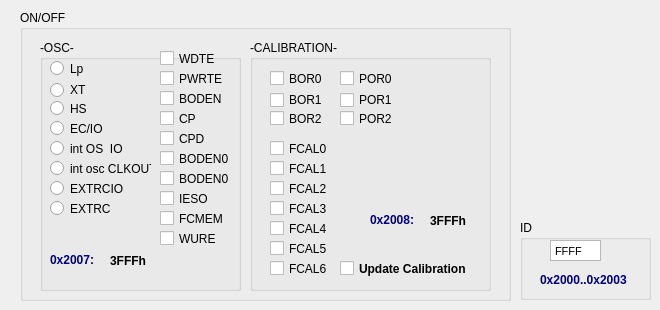
     <widget class="QWidget" name="page_7">
      <widget class="QGroupBox" name="groupBox_25">
       <property name="geometry">
        <rect>
         <x>20</x>
         <y>10</y>
         <width>491</width>
         <height>291</height>
        </rect>
       </property>
       <property name="title">
        <string>ON/OFF</string>
       </property>
       <widget class="QGroupBox" name="groupBox_28">
        <property name="geometry">
         <rect>
          <x>230</x>
          <y>30</y>
          <width>241</width>
          <height>251</height>
         </rect>
        </property>
        <property name="title">
         <string>-CALIBRATION-</string>
        </property>
        <widget class="QCheckBox" name="CHb_pic12_BOR0_5">
         <property name="geometry">
          <rect>
           <x>20</x>
           <y>30</y>
           <width>70</width>
           <height>17</height>
          </rect>
         </property>
         <property name="text">
          <string>BOR0</string>
         </property>
        </widget>
        <widget class="QCheckBox" name="CHb_pic12_BOR1_5">
         <property name="geometry">
          <rect>
           <x>20</x>
           <y>50</y>
           <width>71</width>
           <height>20</height>
          </rect>
         </property>
         <property name="text">
          <string>BOR1</string>
         </property>
        </widget>
        <widget class="QCheckBox" name="CHb_pic12_BOR2_5">
         <property name="geometry">
          <rect>
           <x>20</x>
           <y>70</y>
           <width>70</width>
           <height>17</height>
          </rect>
         </property>
         <property name="text">
          <string>BOR2</string>
         </property>
        </widget>
        <widget class="QCheckBox" name="CHb_pic12_POR2_4">
         <property name="geometry">
          <rect>
           <x>90</x>
           <y>70</y>
           <width>70</width>
           <height>17</height>
          </rect>
         </property>
         <property name="text">
          <string>POR2</string>
         </property>
        </widget>
        <widget class="QCheckBox" name="CHb_pic12_POR0_5">
         <property name="geometry">
          <rect>
           <x>90</x>
           <y>30</y>
           <width>70</width>
           <height>17</height>
          </rect>
         </property>
         <property name="text">
          <string>POR0</string>
         </property>
        </widget>
        <widget class="QCheckBox" name="CHb_pic12_POR1_5">
         <property name="geometry">
          <rect>
           <x>90</x>
           <y>50</y>
           <width>71</width>
           <height>20</height>
          </rect>
         </property>
         <property name="text">
          <string>POR1</string>
         </property>
        </widget>
        <widget class="QCheckBox" name="CHb_pic12_fcalo_5">
         <property name="geometry">
          <rect>
           <x>20</x>
           <y>100</y>
           <width>70</width>
           <height>17</height>
          </rect>
         </property>
         <property name="text">
          <string>FCAL0</string>
         </property>
        </widget>
        <widget class="QCheckBox" name="CHb_pic12_fcalo1_5">
         <property name="geometry">
          <rect>
           <x>20</x>
           <y>120</y>
           <width>70</width>
           <height>17</height>
          </rect>
         </property>
         <property name="text">
          <string>FCAL1</string>
         </property>
        </widget>
        <widget class="QCheckBox" name="CHb_pic12_fcalo2_5">
         <property name="geometry">
          <rect>
           <x>20</x>
           <y>140</y>
           <width>70</width>
           <height>17</height>
          </rect>
         </property>
         <property name="text">
          <string>FCAL2</string>
         </property>
        </widget>
        <widget class="QCheckBox" name="CHb_pic12_fcalo3_5">
         <property name="geometry">
          <rect>
           <x>20</x>
           <y>160</y>
           <width>70</width>
           <height>17</height>
          </rect>
         </property>
         <property name="text">
          <string>FCAL3</string>
         </property>
        </widget>
        <widget class="QCheckBox" name="CHb_pic12_fcalo6_5">
         <property name="geometry">
          <rect>
           <x>20</x>
           <y>220</y>
           <width>70</width>
           <height>17</height>
          </rect>
         </property>
         <property name="text">
          <string>FCAL6</string>
         </property>
        </widget>
        <widget class="QCheckBox" name="CHb_pic12_fcalo5_5">
         <property name="geometry">
          <rect>
           <x>20</x>
           <y>200</y>
           <width>70</width>
           <height>17</height>
          </rect>
         </property>
         <property name="text">
          <string>FCAL5</string>
         </property>
        </widget>
        <widget class="QCheckBox" name="CHb_pic12_fcalo4_5">
         <property name="geometry">
          <rect>
           <x>20</x>
           <y>180</y>
           <width>70</width>
           <height>17</height>
          </rect>
         </property>
         <property name="text">
          <string>FCAL4</string>
         </property>
        </widget>
        <widget class="QLabel" name="label_29">
         <property name="geometry">
          <rect>
           <x>120</x>
           <y>170</y>
           <width>61</width>
           <height>20</height>
          </rect>
         </property>
         <property name="palette">
          <palette>
           <active>
            <colorrole role="WindowText">
             <brush brushstyle="SolidPattern">
              <color alpha="255">
               <red>0</red>
               <green>0</green>
               <blue>127</blue>
              </color>
             </brush>
            </colorrole>
            <colorrole role="Text">
             <brush brushstyle="SolidPattern">
              <color alpha="255">
               <red>0</red>
               <green>0</green>
               <blue>127</blue>
              </color>
             </brush>
            </colorrole>
            <colorrole role="ButtonText">
             <brush brushstyle="SolidPattern">
              <color alpha="255">
               <red>0</red>
               <green>0</green>
               <blue>127</blue>
              </color>
             </brush>
            </colorrole>
           </active>
           <inactive>
            <colorrole role="WindowText">
             <brush brushstyle="SolidPattern">
              <color alpha="255">
               <red>0</red>
               <green>0</green>
               <blue>127</blue>
              </color>
             </brush>
            </colorrole>
            <colorrole role="Text">
             <brush brushstyle="SolidPattern">
              <color alpha="255">
               <red>0</red>
               <green>0</green>
               <blue>127</blue>
              </color>
             </brush>
            </colorrole>
            <colorrole role="ButtonText">
             <brush brushstyle="SolidPattern">
              <color alpha="255">
               <red>0</red>
               <green>0</green>
               <blue>127</blue>
              </color>
             </brush>
            </colorrole>
           </inactive>
           <disabled>
            <colorrole role="WindowText">
             <brush brushstyle="SolidPattern">
              <color alpha="255">
               <red>118</red>
               <green>116</green>
               <blue>108</blue>
              </color>
             </brush>
            </colorrole>
            <colorrole role="Text">
             <brush brushstyle="SolidPattern">
              <color alpha="255">
               <red>118</red>
               <green>116</green>
               <blue>108</blue>
              </color>
             </brush>
            </colorrole>
            <colorrole role="ButtonText">
             <brush brushstyle="SolidPattern">
              <color alpha="255">
               <red>118</red>
               <green>116</green>
               <blue>108</blue>
              </color>
             </brush>
            </colorrole>
           </disabled>
          </palette>
         </property>
         <property name="font">
          <font>
           <pointsize>9</pointsize>
           <weight>75</weight>
           <bold>true</bold>
          </font>
         </property>
         <property name="focusPolicy">
          <enum>Qt::ClickFocus</enum>
         </property>
         <property name="contextMenuPolicy">
          <enum>Qt::DefaultContextMenu</enum>
         </property>
         <property name="frameShadow">
          <enum>QFrame::Raised</enum>
         </property>
         <property name="lineWidth">
          <number>2</number>
         </property>
         <property name="text">
          <string>0x2008:</string>
         </property>
        </widget>
        <widget class="QLabel" name="label_pic12_2019">
         <property name="geometry">
          <rect>
           <x>180</x>
           <y>170</y>
           <width>46</width>
           <height>21</height>
          </rect>
         </property>
         <property name="font">
          <font>
           <pointsize>9</pointsize>
           <weight>75</weight>
           <bold>true</bold>
          </font>
         </property>
         <property name="text">
          <string>3FFFh</string>
         </property>
        </widget>
        <widget class="QCheckBox" name="CHb_pic12_update_cal_5">
         <property name="geometry">
          <rect>
           <x>90</x>
           <y>220</y>
           <width>131</width>
           <height>17</height>
          </rect>
         </property>
         <property name="font">
          <font>
           <weight>75</weight>
           <bold>true</bold>
          </font>
         </property>
         <property name="acceptDrops">
          <bool>true</bool>
         </property>
         <property name="text">
          <string>Update Calibration</string>
         </property>
        </widget>
       </widget>
       <widget class="QGroupBox" name="groupBox_29">
        <property name="geometry">
         <rect>
          <x>20</x>
          <y>30</y>
          <width>201</width>
          <height>251</height>
         </rect>
        </property>
        <property name="title">
         <string>-OSC-</string>
        </property>
        <widget class="QRadioButton" name="Rd_pi12_lp_6">
         <property name="geometry">
          <rect>
           <x>10</x>
           <y>20</y>
           <width>82</width>
           <height>17</height>
          </rect>
         </property>
         <property name="text">
          <string>Lp</string>
         </property>
        </widget>
        <widget class="QRadioButton" name="Rd_pi12_xt_6">
         <property name="geometry">
          <rect>
           <x>10</x>
           <y>40</y>
           <width>81</width>
           <height>20</height>
          </rect>
         </property>
         <property name="text">
          <string>XT</string>
         </property>
        </widget>
        <widget class="QRadioButton" name="Rd_pi12_hs_6">
         <property name="geometry">
          <rect>
           <x>10</x>
           <y>60</y>
           <width>82</width>
           <height>17</height>
          </rect>
         </property>
         <property name="text">
          <string>HS</string>
         </property>
        </widget>
        <widget class="QRadioButton" name="Rd_pi12_ec_io_6">
         <property name="geometry">
          <rect>
           <x>10</x>
           <y>80</y>
           <width>82</width>
           <height>17</height>
          </rect>
         </property>
         <property name="text">
          <string>EC/IO</string>
         </property>
        </widget>
        <widget class="QRadioButton" name="Rd_pi12_osc_io_6">
         <property name="geometry">
          <rect>
           <x>10</x>
           <y>100</y>
           <width>82</width>
           <height>17</height>
          </rect>
         </property>
         <property name="text">
          <string>int OS  IO</string>
         </property>
        </widget>
        <widget class="QRadioButton" name="Rd_pi12_osc_clkout_6">
         <property name="geometry">
          <rect>
           <x>10</x>
           <y>120</y>
           <width>101</width>
           <height>17</height>
          </rect>
         </property>
         <property name="text">
          <string>int osc CLKOUT</string>
         </property>
        </widget>
        <widget class="QRadioButton" name="Rd_pi12_rc_io_6">
         <property name="geometry">
          <rect>
           <x>10</x>
           <y>140</y>
           <width>82</width>
           <height>17</height>
          </rect>
         </property>
         <property name="text">
          <string>EXTRCIO</string>
         </property>
        </widget>
        <widget class="QRadioButton" name="Rd_pi12_rc_10">
         <property name="geometry">
          <rect>
           <x>10</x>
           <y>160</y>
           <width>82</width>
           <height>17</height>
          </rect>
         </property>
         <property name="text">
          <string>EXTRC</string>
         </property>
        </widget>
        <widget class="QCheckBox" name="CHb_pic12_BODEN1_5">
         <property name="geometry">
          <rect>
           <x>120</x>
           <y>130</y>
           <width>70</width>
           <height>17</height>
          </rect>
         </property>
         <property name="text">
          <string>BODEN0</string>
         </property>
        </widget>
        <widget class="QCheckBox" name="CHb_pic12_wdt_7">
         <property name="geometry">
          <rect>
           <x>120</x>
           <y>10</y>
           <width>70</width>
           <height>17</height>
          </rect>
         </property>
         <property name="text">
          <string>WDTE</string>
         </property>
        </widget>
        <widget class="QCheckBox" name="CHb_pic12_CP_6">
         <property name="geometry">
          <rect>
           <x>120</x>
           <y>70</y>
           <width>70</width>
           <height>17</height>
          </rect>
         </property>
         <property name="text">
          <string>CP</string>
         </property>
        </widget>
        <widget class="QCheckBox" name="CHb_pic12_BODEN0_5">
         <property name="geometry">
          <rect>
           <x>120</x>
           <y>110</y>
           <width>70</width>
           <height>17</height>
          </rect>
         </property>
         <property name="text">
          <string>BODEN0</string>
         </property>
        </widget>
        <widget class="QCheckBox" name="CHb_pic12_pwrte_6">
         <property name="geometry">
          <rect>
           <x>120</x>
           <y>30</y>
           <width>70</width>
           <height>17</height>
          </rect>
         </property>
         <property name="text">
          <string>PWRTE</string>
         </property>
        </widget>
        <widget class="QCheckBox" name="CHb_pic12_cpd_6">
         <property name="geometry">
          <rect>
           <x>120</x>
           <y>90</y>
           <width>70</width>
           <height>17</height>
          </rect>
         </property>
         <property name="text">
          <string>CPD</string>
         </property>
        </widget>
        <widget class="QCheckBox" name="CHb_pic12_boden_6">
         <property name="geometry">
          <rect>
           <x>120</x>
           <y>50</y>
           <width>70</width>
           <height>17</height>
          </rect>
         </property>
         <property name="text">
          <string>BODEN</string>
         </property>
        </widget>
        <widget class="QLabel" name="label_31">
         <property name="geometry">
          <rect>
           <x>10</x>
           <y>210</y>
           <width>61</width>
           <height>20</height>
          </rect>
         </property>
         <property name="palette">
          <palette>
           <active>
            <colorrole role="WindowText">
             <brush brushstyle="SolidPattern">
              <color alpha="255">
               <red>0</red>
               <green>0</green>
               <blue>127</blue>
              </color>
             </brush>
            </colorrole>
            <colorrole role="Text">
             <brush brushstyle="SolidPattern">
              <color alpha="255">
               <red>0</red>
               <green>0</green>
               <blue>127</blue>
              </color>
             </brush>
            </colorrole>
            <colorrole role="ButtonText">
             <brush brushstyle="SolidPattern">
              <color alpha="255">
               <red>0</red>
               <green>0</green>
               <blue>127</blue>
              </color>
             </brush>
            </colorrole>
           </active>
           <inactive>
            <colorrole role="WindowText">
             <brush brushstyle="SolidPattern">
              <color alpha="255">
               <red>0</red>
               <green>0</green>
               <blue>127</blue>
              </color>
             </brush>
            </colorrole>
            <colorrole role="Text">
             <brush brushstyle="SolidPattern">
              <color alpha="255">
               <red>0</red>
               <green>0</green>
               <blue>127</blue>
              </color>
             </brush>
            </colorrole>
            <colorrole role="ButtonText">
             <brush brushstyle="SolidPattern">
              <color alpha="255">
               <red>0</red>
               <green>0</green>
               <blue>127</blue>
              </color>
             </brush>
            </colorrole>
           </inactive>
           <disabled>
            <colorrole role="WindowText">
             <brush brushstyle="SolidPattern">
              <color alpha="255">
               <red>118</red>
               <green>116</green>
               <blue>108</blue>
              </color>
             </brush>
            </colorrole>
            <colorrole role="Text">
             <brush brushstyle="SolidPattern">
              <color alpha="255">
               <red>118</red>
               <green>116</green>
               <blue>108</blue>
              </color>
             </brush>
            </colorrole>
            <colorrole role="ButtonText">
             <brush brushstyle="SolidPattern">
              <color alpha="255">
               <red>118</red>
               <green>116</green>
               <blue>108</blue>
              </color>
             </brush>
            </colorrole>
           </disabled>
          </palette>
         </property>
         <property name="font">
          <font>
           <pointsize>9</pointsize>
           <weight>75</weight>
           <bold>true</bold>
          </font>
         </property>
         <property name="focusPolicy">
          <enum>Qt::ClickFocus</enum>
         </property>
         <property name="contextMenuPolicy">
          <enum>Qt::DefaultContextMenu</enum>
         </property>
         <property name="frameShadow">
          <enum>QFrame::Raised</enum>
         </property>
         <property name="lineWidth">
          <number>2</number>
         </property>
         <property name="text">
          <string>0x2007:</string>
         </property>
        </widget>
        <widget class="QLabel" name="label_pic12_2021">
         <property name="geometry">
          <rect>
           <x>70</x>
           <y>210</y>
           <width>46</width>
           <height>21</height>
          </rect>
         </property>
         <property name="font">
          <font>
           <pointsize>9</pointsize>
           <weight>75</weight>
           <bold>true</bold>
          </font>
         </property>
         <property name="text">
          <string>3FFFh</string>
         </property>
        </widget>
        <widget class="QCheckBox" name="CHb_pic12_IESO_5">
         <property name="geometry">
          <rect>
           <x>120</x>
           <y>150</y>
           <width>70</width>
           <height>17</height>
          </rect>
         </property>
         <property name="text">
          <string>IESO</string>
         </property>
        </widget>
        <widget class="QCheckBox" name="CHb_pic12_FCMEM_5">
         <property name="geometry">
          <rect>
           <x>120</x>
           <y>170</y>
           <width>70</width>
           <height>17</height>
          </rect>
         </property>
         <property name="text">
          <string>FCMEM</string>
         </property>
        </widget>
        <widget class="QCheckBox" name="CHb_pic12_WURE_5">
         <property name="geometry">
          <rect>
           <x>120</x>
           <y>190</y>
           <width>70</width>
           <height>17</height>
          </rect>
         </property>
         <property name="text">
          <string>WURE</string>
         </property>
        </widget>
       </widget>
      </widget>
      <widget class="QGroupBox" name="groupBox_30">
       <property name="geometry">
        <rect>
         <x>520</x>
         <y>220</y>
         <width>131</width>
         <height>80</height>
        </rect>
       </property>
       <property name="title">
        <string>ID</string>
       </property>
       <widget class="QTextEdit" name="txtE_low_12">
        <property name="enabled">
         <bool>true</bool>
        </property>
        <property name="geometry">
         <rect>
          <x>30</x>
          <y>20</y>
          <width>51</width>
          <height>21</height>
         </rect>
        </property>
        <property name="whatsThis">
         <string notr="true"/>
        </property>
        <property name="accessibleName">
         <string notr="true"/>
        </property>
        <property name="verticalScrollBarPolicy">
         <enum>Qt::ScrollBarAlwaysOff</enum>
        </property>
        <property name="undoRedoEnabled">
         <bool>false</bool>
        </property>
        <property name="html">
         <string>&lt;!DOCTYPE HTML PUBLIC &quot;-//W3C//DTD HTML 4.0//EN&quot; &quot;http://www.w3.org/TR/REC-html40/strict.dtd&quot;&gt;
&lt;html&gt;&lt;head&gt;&lt;meta name=&quot;qrichtext&quot; content=&quot;1&quot; /&gt;&lt;style type=&quot;text/css&quot;&gt;
p, li { white-space: pre-wrap; }
&lt;/style&gt;&lt;/head&gt;&lt;body style=&quot; font-family:'MS Shell Dlg 2'; font-size:8.25pt; font-weight:400; font-style:normal;&quot;&gt;
&lt;p style=&quot; margin-top:0px; margin-bottom:0px; margin-left:0px; margin-right:0px; -qt-block-indent:0; text-indent:0px;&quot;&gt;&lt;span style=&quot; font-size:8pt;&quot;&gt;FFFF&lt;/span&gt;&lt;/p&gt;&lt;/body&gt;&lt;/html&gt;</string>
        </property>
        <property name="overwriteMode">
         <bool>true</bool>
        </property>
        <property name="tabStopWidth">
         <number>2</number>
        </property>
        <property name="acceptRichText">
         <bool>true</bool>
        </property>
       </widget>
       <widget class="QLabel" name="label_32">
        <property name="geometry">
         <rect>
          <x>20</x>
          <y>50</y>
          <width>101</width>
          <height>20</height>
         </rect>
        </property>
        <property name="palette">
         <palette>
          <active>
           <colorrole role="WindowText">
            <brush brushstyle="SolidPattern">
             <color alpha="255">
              <red>0</red>
              <green>0</green>
              <blue>127</blue>
             </color>
            </brush>
           </colorrole>
           <colorrole role="Text">
            <brush brushstyle="SolidPattern">
             <color alpha="255">
              <red>0</red>
              <green>0</green>
              <blue>127</blue>
             </color>
            </brush>
           </colorrole>
           <colorrole role="ButtonText">
            <brush brushstyle="SolidPattern">
             <color alpha="255">
              <red>0</red>
              <green>0</green>
              <blue>127</blue>
             </color>
            </brush>
           </colorrole>
          </active>
          <inactive>
           <colorrole role="WindowText">
            <brush brushstyle="SolidPattern">
             <color alpha="255">
              <red>0</red>
              <green>0</green>
              <blue>127</blue>
             </color>
            </brush>
           </colorrole>
           <colorrole role="Text">
            <brush brushstyle="SolidPattern">
             <color alpha="255">
              <red>0</red>
              <green>0</green>
              <blue>127</blue>
             </color>
            </brush>
           </colorrole>
           <colorrole role="ButtonText">
            <brush brushstyle="SolidPattern">
             <color alpha="255">
              <red>0</red>
              <green>0</green>
              <blue>127</blue>
             </color>
            </brush>
           </colorrole>
          </inactive>
          <disabled>
           <colorrole role="WindowText">
            <brush brushstyle="SolidPattern">
             <color alpha="255">
              <red>118</red>
              <green>116</green>
              <blue>108</blue>
             </color>
            </brush>
           </colorrole>
           <colorrole role="Text">
            <brush brushstyle="SolidPattern">
             <color alpha="255">
              <red>118</red>
              <green>116</green>
              <blue>108</blue>
             </color>
            </brush>
           </colorrole>
           <colorrole role="ButtonText">
            <brush brushstyle="SolidPattern">
             <color alpha="255">
              <red>118</red>
              <green>116</green>
              <blue>108</blue>
             </color>
            </brush>
           </colorrole>
          </disabled>
         </palette>
        </property>
        <property name="font">
         <font>
          <pointsize>9</pointsize>
          <weight>75</weight>
          <bold>true</bold>
         </font>
        </property>
        <property name="focusPolicy">
         <enum>Qt::ClickFocus</enum>
        </property>
        <property name="contextMenuPolicy">
         <enum>Qt::DefaultContextMenu</enum>
        </property>
        <property name="frameShadow">
         <enum>QFrame::Raised</enum>
        </property>
        <property name="lineWidth">
         <number>2</number>
        </property>
        <property name="text">
         <string>0x2000..0x2003</string>
        </property>
       </widget>
      </widget>
     </widget>
